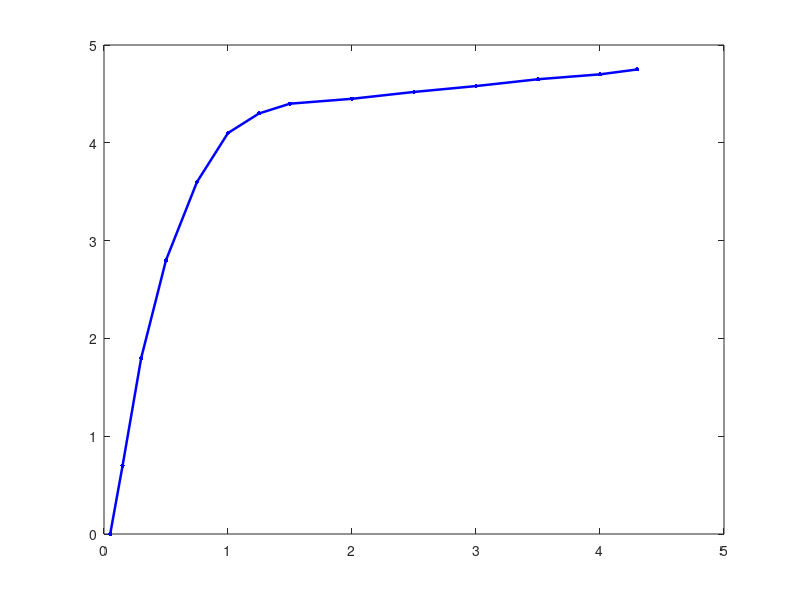

Write the MATLAB code that produced this figure. (Note: this script raises an error after producing the figure.)
% Data points: [Vce (Volts), Ic (mA)]
data = [
0.05, 0.00
0.15, 0.70
0.30, 1.80
0.50, 2.80
0.75, 3.60
1.00, 4.10
1.25, 4.30
1.50, 4.40
2.00, 4.45
2.50, 4.52
3.00, 4.58
3.50, 4.65
4.00, 4.70
4.30, 4.75
];

% Separate columns into Vce and Ic
Vce = data(:, 1);
Ic  = data(:, 2);

% Create and format the plot
figure;
plot(Vce, Ic, 'b.-', 'LineWidth', 1.8, 'MarkerSize', 10);
hold on;
yline(4.30, 'r--', 'I_{ref} = 4.30 mA', 'LineWidth', 1.2);

title('BJT Current Mirror Output Characteristic (I_C vs V_{CE})');
xlabel('Collector-Emitter Voltage V_{CE} (V)');
ylabel('Collector Current I_C (mA)');
grid on;
xlim([0 5]);
ylim([0 6]);

% Save high-resolution PNG file
exportgraphics(gcf, 'matlab_bjt_curve.png', 'Resolution', 300);
